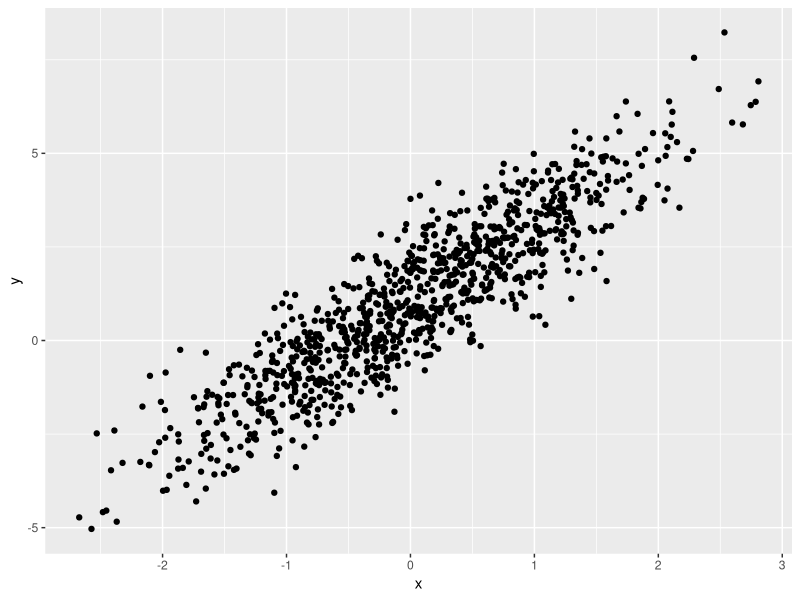
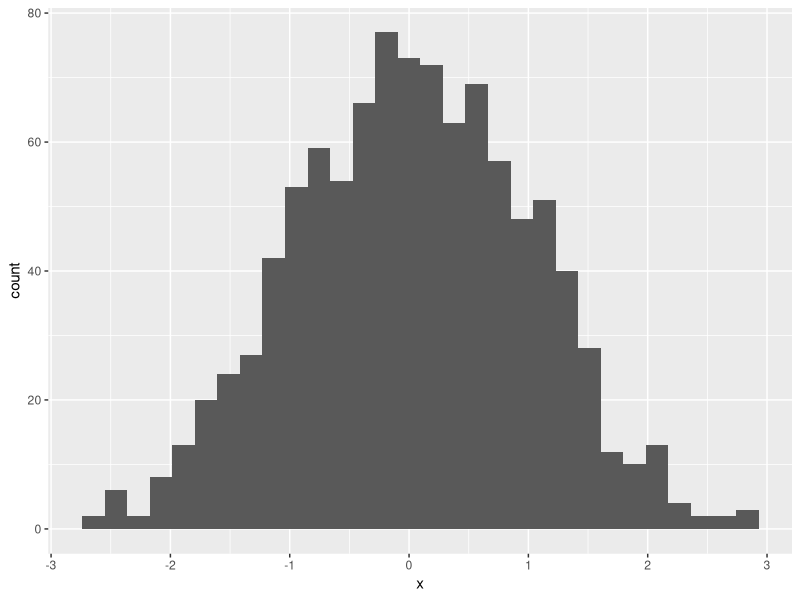
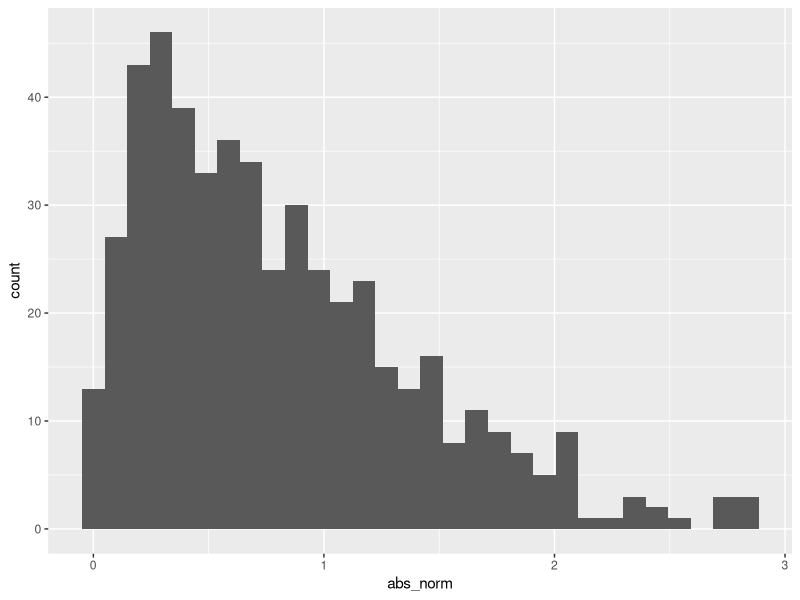

Here is the R script that generated these plots, in order:
## ---- chunk 1
library(tidyverse)
## ---- chunk 2
samp = rnorm(100)
length(samp)
## ---- chunk 3
plot_df = 
  tibble(
    x = rnorm(n = 1000),
    y = 1 + 2 * x + rnorm(n = 1000)
  )

ggplot(plot_df, aes(x=x, y=y)) + geom_point()
## ---- chunk 4
ggplot(plot_df, aes(x=x)) + geom_histogram()
## ---- chunk 5
la_df = tibble(
    norm = rnorm(n = 500),
    logical = norm > 0,
    abs_norm = abs(norm)
    )

ggplot(la_df, aes(x = abs_norm)) + geom_histogram()
